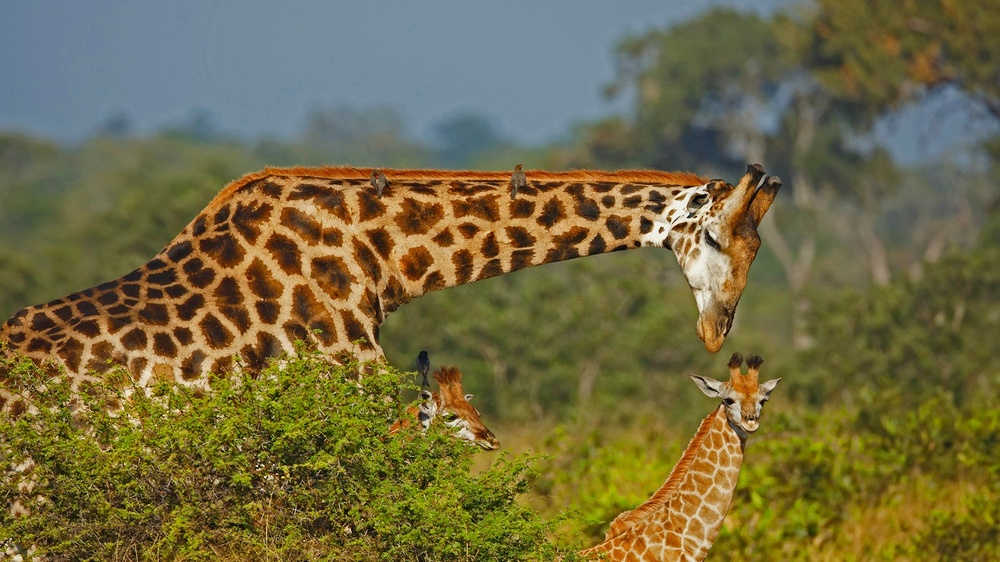
%> input picture Konversi Citra/3.jpg, 1000 x 562 px, shrunk from 1920 x 1080 before the run
$ octave trashold.m   (GNU Octave 9; MATLAB toolbox functions it lacks are replaced by stand-ins)
%> lines starting %> are read from the running program, lines starting %| are printed output that depends on the picture; in (x1, y1, x2, y2) boxes, pixels count from 0 and x2, y2 are one past the last pixel; in counts of white or black regions, pixels touching at a corner belong together; the program's own positions count from 1
A = imread('3.JPG');
%> A is the input picture: size 562x1000x3 uint8; mean R, G, B 114.8, 106.4, 66.3

    Biner1    = im2bw(A, 0);
%> Biner1: size 562x1000 logical; every value is 1
    Biner2    = im2bw(A, 0.2);
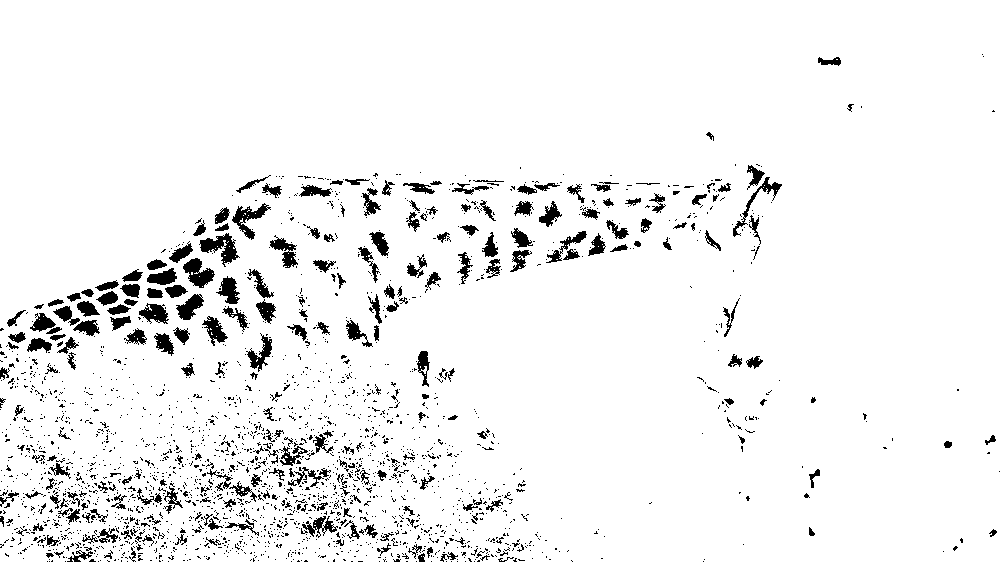
%> Biner2: size 562x1000 logical; 94.4% white; 2376 black regions (2112 under 20 px), largest, box (x1, y1, x2, y2) and area: (199, 233, 240, 267) 575, (183, 258, 215, 288) 513, (232, 203, 271, 240) 480
    Biner3    = im2bw(A, 0.4);
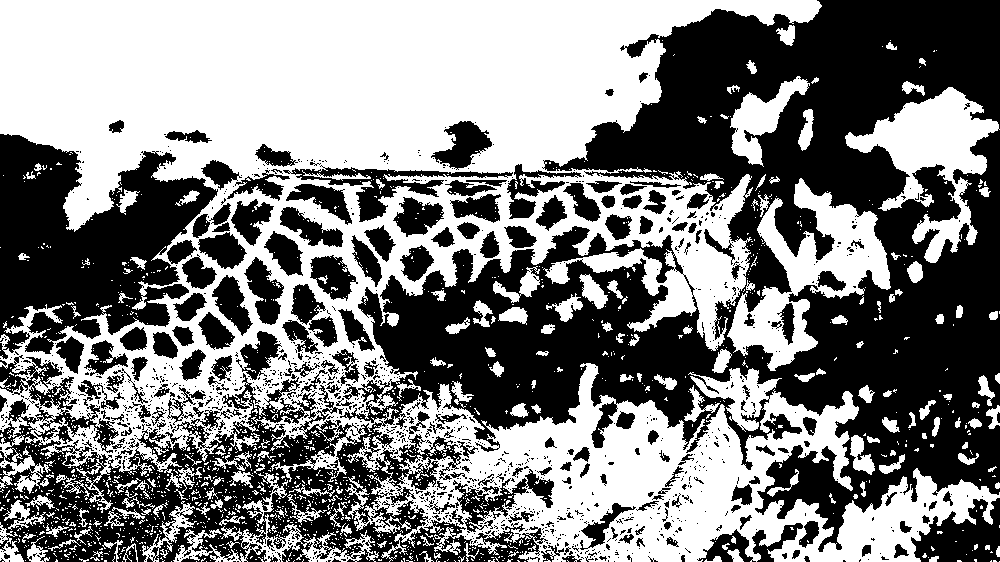
%> Biner3: size 562x1000 logical; 50.1% white; 1339 black regions (1138 under 20 px), largest, box (x1, y1, x2, y2) and area: (0, 0, 1000, 562) 194888, (0, 134, 218, 359) 28185, (911, 498, 1000, 562) 3506
    Biner4    = im2bw(A, 0.7);
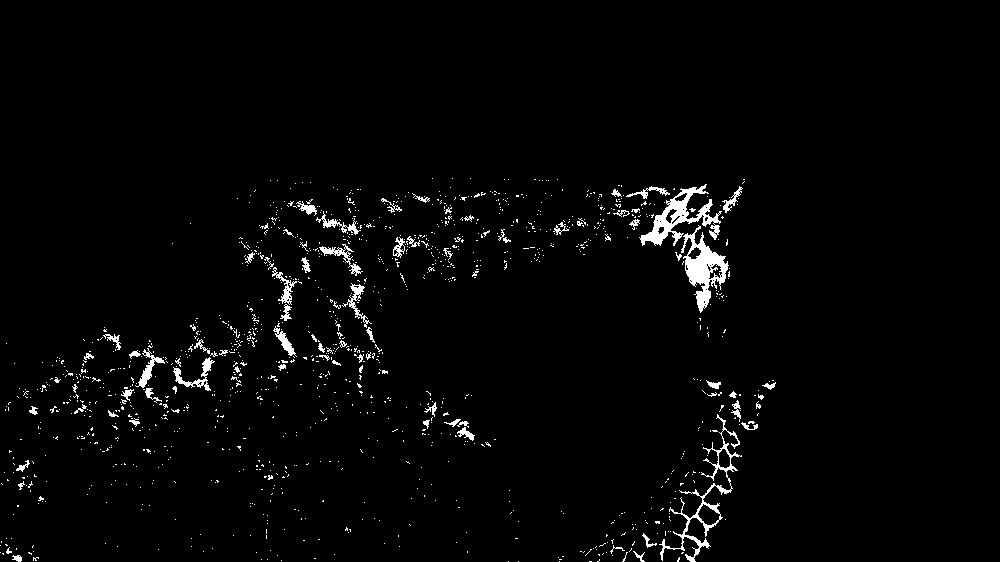
%> Biner4: size 562x1000 logical; 2.3% white; 1269 white regions (1185 under 20 px), largest, box (x1, y1, x2, y2) and area: (681, 225, 729, 313) 1585, (639, 184, 722, 246) 1580, (659, 414, 742, 562) 1285
    Biner5    = im2bw(A, 0.9);
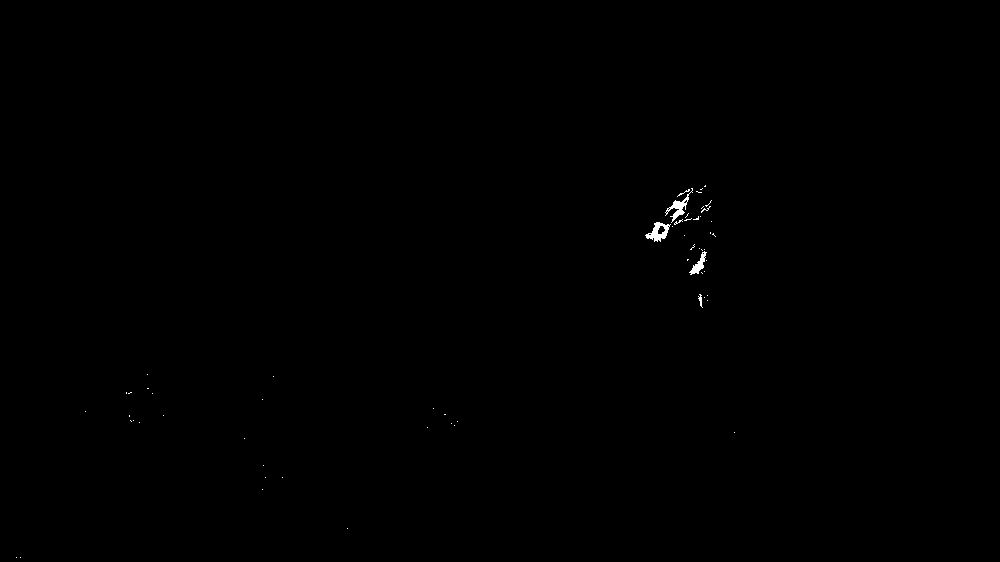
%> Biner5: size 562x1000 logical; 0.15% white; 60 white regions (55 under 20 px), largest, box (x1, y1, x2, y2) and area: (645, 222, 671, 242) 243, (665, 188, 693, 223) 228, (689, 251, 707, 275) 156, (698, 294, 703, 308) 31, (677, 189, 690, 197) 20
    Biner6    = im2bw(A, 1);
%> Biner6: size 562x1000 logical; every value is 0

    subplot(3, 3, 2);imshow(A);title('asli');
    subplot(3, 3, 4);imshow(Biner);title('tresh 0');
%> (this line was passed over: Biner is not available in this run)
    subplot(3, 3, 5);imshow(Biner2);title('tresh 0.2');
    subplot(3, 3, 6);imshow(Biner3);title('tresh 0.4');
    subplot(3, 3, 7);imshow(Biner4);title('tresh 0.7');
    subplot(3, 3, 8);imshow(Biner5);title('tresh 0.9');
    subplot(3, 3, 9);imshow(Biner6);title('tresh 1');
